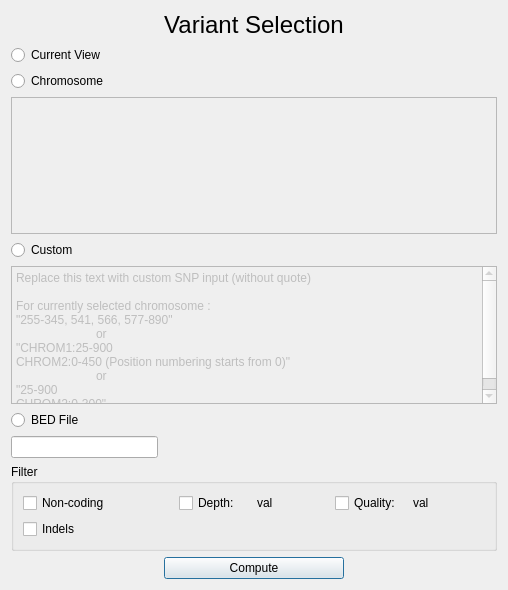
<?xml version="1.0" encoding="UTF-8"?>
<ui version="4.0">
 <class>SNPSelectionDialog</class>
 <widget class="QDialog" name="SNPSelectionDialog">
  <property name="geometry">
   <rect>
    <x>0</x>
    <y>0</y>
    <width>508</width>
    <height>590</height>
   </rect>
  </property>
  <property name="windowTitle">
   <string>Select region</string>
  </property>
  <layout class="QGridLayout" name="gridLayout_2">
   <item row="0" column="1">
    <widget class="QLabel" name="label">
     <property name="font">
      <font>
       <pointsize>18</pointsize>
      </font>
     </property>
     <property name="text">
      <string>Variant Selection</string>
     </property>
     <property name="alignment">
      <set>Qt::AlignCenter</set>
     </property>
    </widget>
   </item>
   <item row="1" column="0">
    <widget class="QRadioButton" name="radiob_cview">
     <property name="text">
      <string>Current View</string>
     </property>
    </widget>
   </item>
   <item row="2" column="0">
    <widget class="QRadioButton" name="radiob_chrom">
     <property name="text">
      <string>Chromosome</string>
     </property>
    </widget>
   </item>
   <item row="3" column="0" colspan="3">
    <widget class="QListWidget" name="listWidget_chroms">
     <property name="enabled">
      <bool>false</bool>
     </property>
    </widget>
   </item>
   <item row="4" column="0">
    <widget class="QRadioButton" name="radiob_custom">
     <property name="text">
      <string>Custom</string>
     </property>
    </widget>
   </item>
   <item row="5" column="0" colspan="3">
    <widget class="QPlainTextEdit" name="plainTextEdit_selectedsnps">
     <property name="enabled">
      <bool>false</bool>
     </property>
     <property name="plainText">
      <string>Replace this text with custom SNP input (without quote)

For currently selected chromosome : 
&quot;255-345, 541, 566, 577-890&quot;
	or 
&quot;CHROM1:25-900
CHROM2:0-450 (Position numbering starts from 0)&quot;
	or
&quot;25-900
CHROM2:0-300&quot;</string>
     </property>
    </widget>
   </item>
   <item row="6" column="0">
    <widget class="QRadioButton" name="radioButton_bed">
     <property name="text">
      <string>BED File</string>
     </property>
    </widget>
   </item>
   <item row="7" column="0">
    <widget class="QLineEdit" name="lineEdit_bedfile"/>
   </item>
   <item row="8" column="0" colspan="3">
    <widget class="QGroupBox" name="groupBox">
     <property name="title">
      <string>Filter</string>
     </property>
     <layout class="QGridLayout" name="gridLayout">
      <item row="0" column="0">
       <widget class="QCheckBox" name="checkBox_noncoding">
        <property name="text">
         <string>Non-coding</string>
        </property>
        <property name="checked">
         <bool>false</bool>
        </property>
       </widget>
      </item>
      <item row="0" column="1">
       <layout class="QHBoxLayout" name="horizontalLayout">
        <item>
         <widget class="QCheckBox" name="checkBox_depth">
          <property name="text">
           <string>Depth:</string>
          </property>
         </widget>
        </item>
        <item>
         <widget class="QLabel" name="label_depth">
          <property name="text">
           <string>val</string>
          </property>
         </widget>
        </item>
       </layout>
      </item>
      <item row="0" column="2">
       <layout class="QHBoxLayout" name="horizontalLayout_2">
        <item>
         <widget class="QCheckBox" name="checkBox_qual">
          <property name="text">
           <string>Quality:</string>
          </property>
         </widget>
        </item>
        <item>
         <widget class="QLabel" name="label_quality">
          <property name="text">
           <string>val</string>
          </property>
         </widget>
        </item>
       </layout>
      </item>
      <item row="1" column="0">
       <widget class="QCheckBox" name="checkBox_indels">
        <property name="text">
         <string>Indels</string>
        </property>
        <property name="checked">
         <bool>false</bool>
        </property>
       </widget>
      </item>
     </layout>
    </widget>
   </item>
   <item row="9" column="0">
    <spacer name="horizontalSpacer">
     <property name="orientation">
      <enum>Qt::Horizontal</enum>
     </property>
     <property name="sizeHint" stdset="0">
      <size>
       <width>167</width>
       <height>20</height>
      </size>
     </property>
    </spacer>
   </item>
   <item row="9" column="1">
    <widget class="QPushButton" name="pushButton_save">
     <property name="text">
      <string>Compute</string>
     </property>
    </widget>
   </item>
   <item row="9" column="2">
    <spacer name="horizontalSpacer_2">
     <property name="orientation">
      <enum>Qt::Horizontal</enum>
     </property>
     <property name="sizeHint" stdset="0">
      <size>
       <width>166</width>
       <height>20</height>
      </size>
     </property>
    </spacer>
   </item>
  </layout>
 </widget>
 <resources/>
 <connections/>
</ui>
